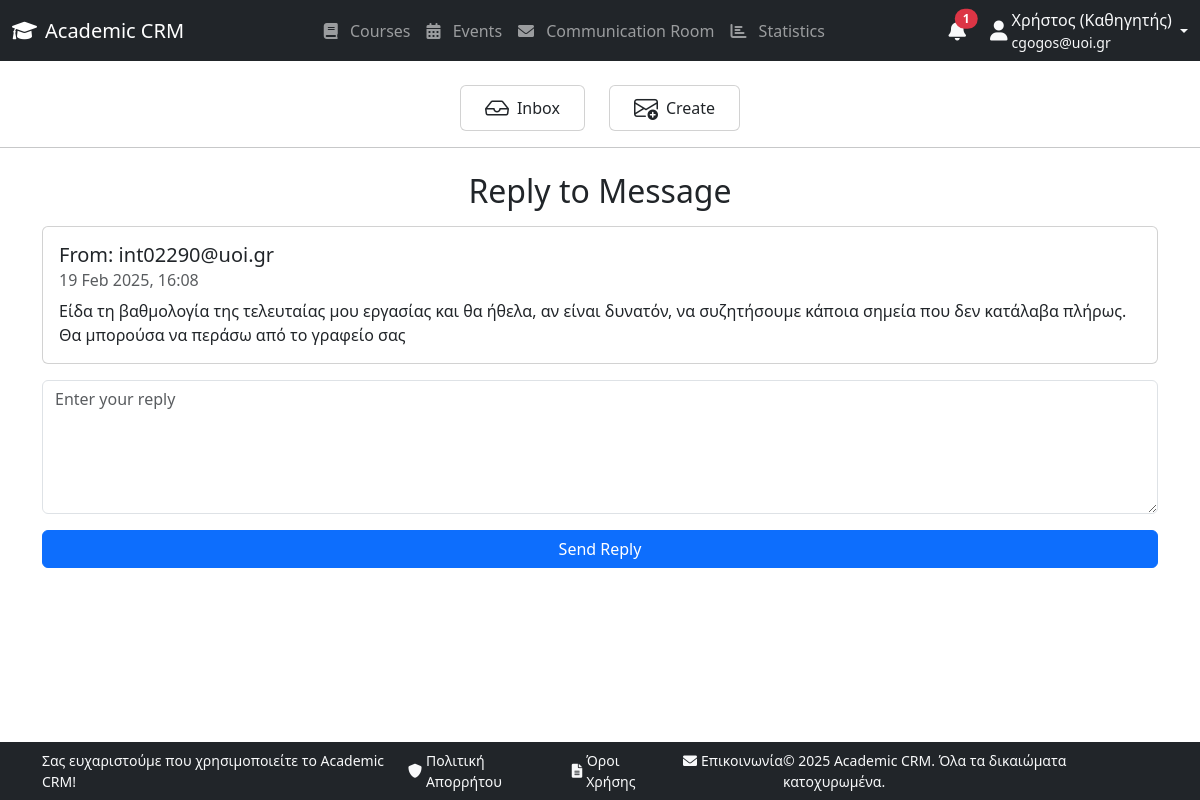
Page /communication/message/1/reply/ (signed in) on the committed database.
### accounts/models.py (models this page shows, shortened)
class User(AbstractUser):
    STUDENT = 'student'
    PROFESSOR = 'professor'
    ROLE_CHOICES = [
        (STUDENT, 'Student'),
        (PROFESSOR, 'Professor'),
    ]
    username = None
    email = models.EmailField(unique=True)
    role = models.CharField(max_length=10, choices=ROLE_CHOICES, default='professor')
    USERNAME_FIELD = 'email'
    REQUIRED_FIELDS = ['first_name', 'last_name']
    first_name = models.CharField(max_length=150, blank=False, null=False)
    last_name = models.CharField(max_length=150, blank=False, null=False)
    objects = UserManager()

### communications/models.py (models this page shows, shortened)
class Message(models.Model):
    sender = models.ForeignKey(User, on_delete=models.CASCADE, related_name='sent_messages')
    receiver = models.ForeignKey(User, on_delete=models.CASCADE, related_name='received_messages')
    content = models.TextField()
    timestamp = models.DateTimeField(default=now)
    is_read = models.BooleanField(default=False)
    reply_to = models.ForeignKey('self', null=True, blank=True, on_delete=models.CASCADE, related_name='replies')

### communications/views.py (the view, shortened to what this page needs)
# urls.py: path('message/<int:message_id>/reply/', views.reply_message, name='reply-message'),
@login_required
def reply_message(request, message_id):
    parent_message = get_object_or_404(Message, id=message_id)
    return render(request, 'communications/reply_message.html', {
        'parent_message': parent_message
    })

### academic_crm/context_processors.py (called while the page is built)
def unread_notifications(request):
    if request.user.is_authenticated:
        unread_count = Notification.objects.filter(user=request.user, is_read=False).count()
    else:
        unread_count = 0
    return {
        'unread_notifications_count': unread_count,
    }

### communications/templates/communications/reply_message.html (shortened to what this page needs)
{% extends 'base.html' %}
{% block content %}
{% include 'communications/navigation.html' %}
<div class="container">
    <h2 class="text-center mt-2 mb-3">Reply to Message</h2>
    <div class="card mb-3">
        <div class="card-body">
            <h5 class="card-title">From: {{ parent_message.sender.email }}</h5>
            <h6 class="card-subtitle mb-2 text-muted">{{ parent_message.timestamp|date:"d M Y, H:i" }}</h6>
            <p class="card-text">{{ parent_message.content }}</p>
        </div>
    </div>
    <form method="POST">
        <div class="mb-3">
            <textarea class="form-control" name="content" rows="5" placeholder="Enter your reply" required></textarea>
        </div>
        <button type="submit" class="btn btn-primary w-100">Send Reply</button>
    </form>
</div>
{% endblock %}

### templates/navbar.html (shortened to what this page needs)
<nav class="navbar navbar-expand-lg navbar-dark bg-dark">
    <div class="container-fluid">
        <a class="navbar-brand d-flex align-items-center" href="{% url 'home' %}">
            <i class="fas fa-graduation-cap me-2"></i>
            Academic CRM
        </a>
        <div class="collapse navbar-collapse justify-content-center" id="navbarSupportedContent">
            <ul class="navbar-nav mb-2 mb-lg-0 text-center">
                <li class="nav-item">
                    <a class="nav-link" href="{% url 'dashboard' %}">
                        <i class="fas fa-book me-2"></i> Courses
                    </a>
                </li>
                <li class="nav-item">
                    <a class="nav-link" href="{% url 'current-month-year-calendar' %}">
                        <i class="fas fa-calendar-alt me-2"></i> Events
                    </a>
                </li>
                <li class="nav-item">
                    <a class="nav-link" href="{% url 'inbox' %}">
                        <i class="fas fa-envelope me-2"></i> Communication Room
                    </a>
                </li>
                {% if role == 'professor' %}
                <li class="nav-item">
                    <a class="nav-link" href="{% url 'stats' %}">
                        <i class="fas fa-chart-bar me-2"></i> Statistics
                    </a>
                </li>
                {% endif %}
            </ul>
        </div>
        <div class="d-flex align-items-center">
            <div class="dropdown me-4">
                <a class="nav-link text-light position-relative" href="#" role="button" id="notificationDropdown" data-bs-toggle="dropdown" aria-expanded="false">
                    <i class="fas fa-bell fa-lg"></i>
                    {% if unread_notifications_count > 0 %}
                    <span class="position-absolute top-0 start-100 translate-middle badge rounded-pill bg-danger">
                        {{ unread_notifications_count }}
                    </span>
                    {% endif %}
                </a>
            </div>
            <div class="dropdown">
                <a class="nav-link text-light dropdown-toggle d-flex align-items-center gap-1" href="#" role="button" data-bs-toggle="dropdown" aria-expanded="false">
                    <i class="fas fa-user fa-lg"></i>
                    <div class="d-flex flex-column">
                        {% if request.user.role == 'student' %}
                            <span>{{ request.user.first_name }} (Φοιτητής)</span>
                        {% else %}
                            <span>{{ request.user.first_name }} (Καθηγητής)</span>
                        {% endif %}
                        <span class="text-light small">{{ request.user.email }}</span>
                    </div>
                </a>
            </div>
        </div>
    </div>
</nav>

### rows in the picture
User: user.first_name "Χρήστος", user.email "cgogos@uoi.gr"
Message: sender.email "int02290@uoi.gr", timestamp "19 Feb 2025, 16:08", content "Είδα τη βαθμολογία της τελευταίας μου εργασίας και θα ήθελα, αν είναι δυνατόν, να συζητήσουμε κάποια σημεία που δεν κατάλαβα πλήρως. Θα μπορούσα να περάσω από το γραφείο σας"

### other values in the picture
{{ unread_notifications_count }} "1"
